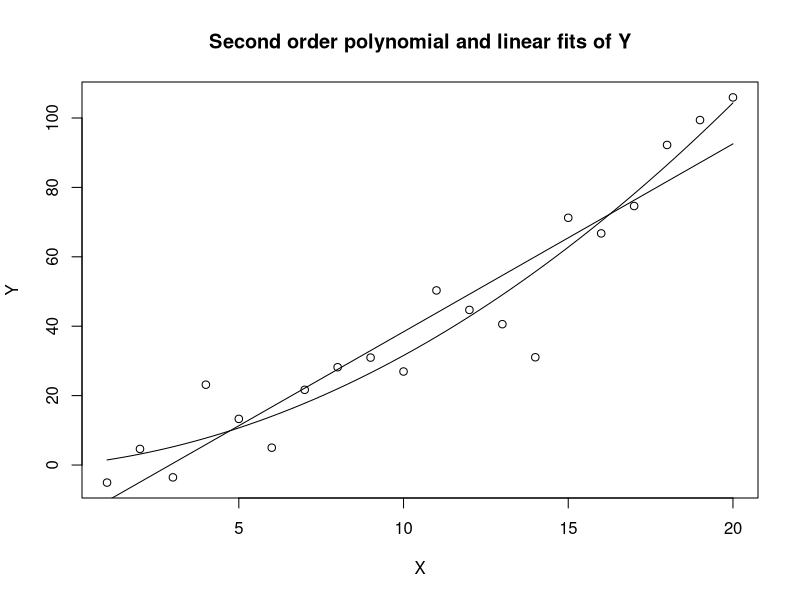

Write the R code that produced this figure.
## ---- chunk 1
knitr::opts_chunk$set(echo = TRUE)
## ---- chunk 2
X <- c(1:20)
set.seed(1)
Y <- c(0.2*X^2+X+rnorm(20, mean = 0, sd = 10))
## ---- chunk 3
class.trajectory <- function (Y = NULL, X = NULL, dataset = NULL, interval_size = 0.5)
{
  if (is.null(Y) == TRUE & is.null(Y) == TRUE & is.null(dataset) == TRUE){
    stop("either 'dataset' or at least 'Y' and 'X' must be specified")
  }
  if (is.null(Y) == TRUE & is.null(Y) == TRUE) {
    Y <- dataset[,1]
    X <- dataset[,2]
  }else{
    if (class(Y) == "character" & class(X) == "character") {
      if (is.null(dataset) == TRUE) {
        stop("if 'Y' and 'X' are character, 'dataset' must exist")
      }else{
        Y <- dataset[,Y]
        X <- dataset[,X]
      }
    }else{
      if (!(class(Y) %in% c("numeric","integer")) == TRUE & !(class(X) %in% c("numeric","integer")) == TRUE) {stop("'Y' and 'X' must be either characters or vector but 'class' must be similar")}
    }
  }
  
  data <- data.frame(cbind(Y,X))
  data <- data[order(data$X),]                                                                      # ordering the X values
  
  Y <- data$Y
  X <- data$X
  
  linear.model <- lm(Y~X)
  
  orthogonal_polynomial <- lm(Y~poly(X,2, raw=F))                                                   # After getting Y = gamma*chi + delta*X' + epsilon with orthogonal polynomial
                                                                                                    # we have to perform a variable change to obtain relevant values in the X interval 
                                                                                                    # for first_order_coefficient, second_order_coefficient and intercept,
                                                                                                    # knowing that X'= alpha*X + beta 
                                                                                                    # and chi = eta*X'^2 + theta
  
  gammab  <-  orthogonal_polynomial$coefficients[3]
  delta  <-  orthogonal_polynomial$coefficients[2]
  epsilon  <-  orthogonal_polynomial$coefficients[1]
  
  alpha  <-  lm(orthogonal_polynomial$model[,2][,1]~X)$coef[2]
  beta  <-  lm(orthogonal_polynomial$model[,2][,1]~X)$coef[1]
  
  eta  <-  1/lm((orthogonal_polynomial$model[,2][,1])^2~orthogonal_polynomial$model[,2][,2])$coef[2]
  theta  <-  (-lm((orthogonal_polynomial$model[,2][,1])^2~orthogonal_polynomial$model[,2][,2])$coef[1])*eta
  
  if(summary(orthogonal_polynomial)$coefficients[3,4] <= 0.05){                                     # non linear case
    classification <- data.frame(first_order_coefficient = (delta+2*beta*gammab*eta)*alpha,
                           first_order_pvalue = summary(orthogonal_polynomial)$coefficients[2,4],
                           second_order_coefficient = (alpha^2)*gammab*eta,
                           second_order_pvalue = summary(orthogonal_polynomial)$coefficients[3,4],
                           intercept = epsilon+beta*delta+(beta^2)*gammab*eta+gammab*theta,
                           x_m = (X[length(X)]-X[1])/2+X[1],
                           p1 = -(delta+2*beta*gammab*eta)/(2*alpha*gammab*eta),                    # points of interest
                           p2 = (-(delta+2*beta*gammab*eta)+1)/(2*alpha*gammab*eta),
                           p3 = (-(delta+2*beta*gammab*eta)-1)/(2*alpha*gammab*eta))
  }else{                                                                                            # linear case
    classification <- data.frame(first_order_coefficient = delta*alpha,
                           first_order_pvalue = summary(orthogonal_polynomial)$coefficients[2,4],
                           second_order_coefficient = 0,
                           second_order_pvalue = summary(orthogonal_polynomial)$coefficients[3,4],
                           intercept = epsilon+delta*beta,
                           x_m = (X[length(X)]-X[1])/2+X[1],
                           p1 = NA,
                           p2 = NA,
                           p3 = NA)
  }
  
  classification$r.sq <- summary(orthogonal_polynomial)$adj.r.squared                                # retrieve the adjusted coefficient of determination
  
  # compute the derivaive at xm-delta and at xm + delta with delta being half of the input interval size
  derivative  <-  2*(classification$x_m-(X[length(X)]-X[1])*(interval_size/2))*classification$second_order_coefficient+classification$first_order_coefficient
  derivative2  <-  2*(classification$x_m+(X[length(X)]-X[1])*(interval_size/2))*classification$second_order_coefficient+classification$first_order_coefficient
  
  
  if(sign(derivative) != sign(derivative2)){                                                        # non consistent direction around x_m
    classification$derivative  <-  NA
    classification$intercept_derivative  <-  NA
  }else{                                                                                            # consistent direction around x_m
    classification$derivative  <-  mean(c(derivative, derivative2))
    classification$intercept_derivative  <-  (classification$second_order_coefficient*classification$x_m^2+classification$first_order_coefficient*classification$x_m+classification$intercept)-classification$x_m*classification$derivative
  }
  
 # compute the derivative of the curvature function
  classification$derivated_curvature  <-  -12*(classification$second_order_coefficient^2)*(2*classification$second_order_coefficient*classification$x_m+classification$first_order_coefficient)*(classification$second_order_coefficient/abs(classification$second_order_coefficient))/
    ((1+(2*classification$second_order_coefficient*classification$x_m+classification$first_order_coefficient)^2)^(2.5))
  
  if(classification$second_order_pvalue>0.05){classification$derivated_curvature <- NA}
  
  classification$direction <- NA                                                                    # classify the direction
  classification$direction[which(classification$derivative > 0)] <- "increase"
  classification$direction[which(classification$derivative < 0)] <- "decrease"
  classification$direction[which(is.na(classification$derivative))] <- "stable"
  classification$direction[which(as.numeric(classification$first_order_pvalue)>0.05 & as.numeric(classification$second_order_pvalue)>0.05)] <- "stable"
  
  classification$acceleration <- NA                                                                 # classify the acceleration
  classification$acceleration[which(classification$derivated_curvature < 0)] <- "accelerating"
  classification$acceleration[which(classification$derivated_curvature > 0)] <- "decelerating"
  classification$acceleration[which(classification$direction == "stable" &
                                     classification$second_order_coefficient < 0)] <- "up_down"
  classification$acceleration[which(classification$direction == "stable" &
                                     classification$second_order_coefficient > 0)] <- "down_up"
  classification$acceleration[which(is.na(classification$derivated_curvature))] <- "constant"
  
  classification$shape_class <- paste(classification$direction,                                       # give the final classification combining direction and acceleration
                                classification$acceleration,
                                sep="_")
  
  linear.model.summary <- summary(linear.model)                                                       # provide the linear approach results for comparison
  
  classification$linear_slope <- linear.model.summary$coefficients[2,1]
  classification$linear_slope_pvalue <- linear.model.summary$coefficients[2,4]
  classification$linear_intercept <- linear.model.summary$coefficients[1,1]
  
  classification$first_X_value <- X[1]
  classification$last_X_value <- X[length(X)]
  
  row.names(classification)<-"Y"
  
  return(classification)
  
}
## ---- chunk 4
classification <- class.trajectory(Y,X) # or class.trajectory(dataset = data.frame(Y, X))
classification
## ---- chunk 5
plot(Y~X)
curve(classification$second_order_coefficient*x^2+classification$first_order_coefficient*x+classification$intercept, add=T)
curve(classification$linear_slope*x+classification$linear_intercept, add=T)
title("Second order polynomial and linear fits of Y")
